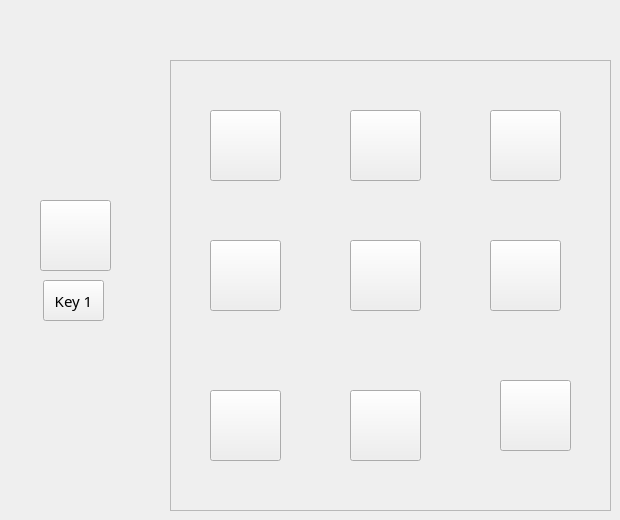
   <widget class="QWidget" name="changeIcon">
    <widget class="QPushButton" name="pushButton_12">
     <property name="geometry">
      <rect>
       <x>43</x>
       <y>280</y>
       <width>61</width>
       <height>41</height>
      </rect>
     </property>
     <property name="font">
      <font>
       <family>Dubai Medium</family>
       <pointsize>11</pointsize>
      </font>
     </property>
     <property name="text">
      <string>Key 1</string>
     </property>
    </widget>
    <widget class="QPushButton" name="pushButton_11">
     <property name="geometry">
      <rect>
       <x>40</x>
       <y>200</y>
       <width>71</width>
       <height>71</height>
      </rect>
     </property>
     <property name="styleSheet">
      <string notr="true">image: url(:/otherImage/1.jpg)</string>
     </property>
     <property name="text">
      <string/>
     </property>
    </widget>
    <widget class="QFrame" name="frame">
     <property name="geometry">
      <rect>
       <x>170</x>
       <y>60</y>
       <width>441</width>
       <height>451</height>
      </rect>
     </property>
     <property name="frameShape">
      <enum>QFrame::StyledPanel</enum>
     </property>
     <property name="frameShadow">
      <enum>QFrame::Raised</enum>
     </property>
     <widget class="QPushButton" name="pushButton_13">
      <property name="geometry">
       <rect>
        <x>40</x>
        <y>50</y>
        <width>71</width>
        <height>71</height>
       </rect>
      </property>
      <property name="styleSheet">
       <string notr="true">image: url(:/otherImage/1.jpg)</string>
      </property>
      <property name="text">
       <string/>
      </property>
     </widget>
     <widget class="QPushButton" name="pushButton_14">
      <property name="geometry">
       <rect>
        <x>180</x>
        <y>50</y>
        <width>71</width>
        <height>71</height>
       </rect>
      </property>
      <property name="styleSheet">
       <string notr="true">image: url(:/otherImage/2.jpg)</string>
      </property>
      <property name="text">
       <string/>
      </property>
     </widget>
     <widget class="QPushButton" name="pushButton_15">
      <property name="geometry">
       <rect>
        <x>320</x>
        <y>50</y>
        <width>71</width>
        <height>71</height>
       </rect>
      </property>
      <property name="styleSheet">
       <string notr="true">image: url(:/otherImage/3.jpg)</string>
      </property>
      <property name="text">
       <string/>
      </property>
     </widget>
     <widget class="QPushButton" name="pushButton_16">
      <property name="geometry">
       <rect>
        <x>40</x>
        <y>180</y>
        <width>71</width>
        <height>71</height>
       </rect>
      </property>
      <property name="styleSheet">
       <string notr="true">image: url(:/otherImage/WhatsApp Image 2023-05-29 at 18.17.40.jpg)</string>
      </property>
      <property name="text">
       <string/>
      </property>
     </widget>
     <widget class="QPushButton" name="pushButton_17">
      <property name="geometry">
       <rect>
        <x>180</x>
        <y>180</y>
        <width>71</width>
        <height>71</height>
       </rect>
      </property>
      <property name="styleSheet">
       <string notr="true">image: url(:/otherImage/WhatsApp Image 2023-05-29 at 18.17.41.jpg);</string>
      </property>
      <property name="text">
       <string/>
      </property>
     </widget>
     <widget class="QPushButton" name="pushButton_18">
      <property name="geometry">
       <rect>
        <x>320</x>
        <y>180</y>
        <width>71</width>
        <height>71</height>
       </rect>
      </property>
      <property name="styleSheet">
       <string notr="true">image: url(:/otherImage/WhatsApp Image 2023-05-29 at 18..jpg)</string>
      </property>
      <property name="text">
       <string/>
      </property>
     </widget>
     <widget class="QPushButton" name="pushButton_19">
      <property name="geometry">
       <rect>
        <x>40</x>
        <y>330</y>
        <width>71</width>
        <height>71</height>
       </rect>
      </property>
      <property name="styleSheet">
       <string notr="true">image: url(:/otherImage/play.png)</string>
      </property>
      <property name="text">
       <string/>
      </property>
     </widget>
     <widget class="QPushButton" name="pushButton_20">
      <property name="geometry">
       <rect>
        <x>180</x>
        <y>330</y>
        <width>71</width>
        <height>71</height>
       </rect>
      </property>
      <property name="styleSheet">
       <string notr="true">image: url(:/otherImage/WhatsApp Image 2023-05-29 at 18.1.jpg)</string>
      </property>
      <property name="text">
       <string/>
      </property>
     </widget>
     <widget class="QPushButton" name="pushButton_21">
      <property name="geometry">
       <rect>
        <x>330</x>
        <y>320</y>
        <width>71</width>
        <height>71</height>
       </rect>
      </property>
      <property name="styleSheet">
       <string notr="true">image: url(:/otherImage/WhatsApp Image 2023-05-29 at .jpg)</string>
      </property>
      <property name="text">
       <string/>
      </property>
     </widget>
    </widget>
   </widget>
